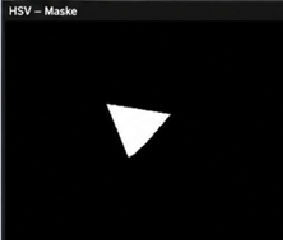
#> input picture openCV/dreieck.png, 283 x 240 px
$ python 'sw 23_02 approxPolyDP laengste Seite .py'
#> lines starting #> are read from the running program, lines starting #| are printed output that depends on the picture; after the words box and inside, x2 and y2 are one past the last pixel; in counts of white or black regions, pixels touching at a corner belong together
import cv2
import numpy as np
import matplotlib.pyplot as plt
import os

def ausgabe_konturpunkte(approx):
    print("Approximierte Konturpunkte:")
    for i, point in enumerate(approx):
        x, y = point[0]
        print(f"Punkt {i+1}: ({x}, {y})")
    # Bilder für Anzeige vorbereiten
    original_view = cv2.cvtColor(binary, cv2.COLOR_GRAY2BGR)
    contour_view = np.zeros_like(original_view)
    approx_view = np.zeros_like(original_view)

    # Originalkontur zeichnen
    cv2.drawContours(
        contour_view,
        [cnt],
        -1,
        (255, 0, 255),
        2
    )

    # Approximierte Kontur zeichnen
    cv2.drawContours(
        approx_view,
        [approx],
        -1,
        (0, 255, 0),
        2
    )

    # Anzeige mit matplotlib
    plt.figure(figsize=(12, 4))

    plt.subplot(1, 3, 1)
    plt.imshow(binary, cmap="gray")
    plt.title("Original")
    plt.axis("off")

    plt.subplot(1, 3, 2)
    plt.imshow(cv2.cvtColor(contour_view, cv2.COLOR_BGR2RGB))
    plt.title("Contour")
    plt.axis("off")

    plt.subplot(1, 3, 3)
    plt.imshow(cv2.cvtColor(approx_view, cv2.COLOR_BGR2RGB))
    plt.title("Approximated Contour")
    plt.axis("off")

    plt.tight_layout()
    plt.show()

    print("Anzahl Konturpunkte:", len(cnt))
    print("Anzahl approximierte Punkte:", len(approx))


# ---- Bild laden ----
# Python sucht das File im aktuellen Arbeitsordner,
# nicht unbedingt im Ordner des Skripts.
# ==> In den Arbeitsordner wechseln
script_dir = os.path.dirname(os.path.abspath(__file__))
os.chdir(script_dir)
img = cv2.imread("dreieck.png", cv2.IMREAD_GRAYSCALE)
#> img: shape (240, 283); min 0, max 255, mean 10.3

# Falls kein Bild vorhanden ist: Testobjekt erzeugen
if img is None:
    img = np.zeros((300, 300), dtype=np.uint8)

    pts = np.array([
        [70, 70],
        [230, 65],
        [225, 230],
        [75, 225]
    ], np.int32)

    cv2.fillPoly(img, [pts], 255)

    # etwas Unregelmäßigkeit simulieren
    noise = np.random.randint(-5, 6, pts.shape)
    pts_noisy = pts + noise

# Binärbild erzeugen
_, binary = cv2.threshold(img, 127, 255, cv2.THRESH_BINARY)
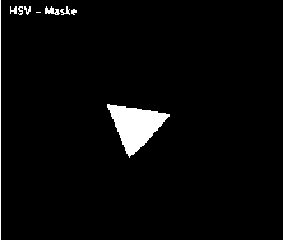
#> binary: shape (240, 283); 3.2% white; 9 white regions (1 under 20 px)

# Konturen finden
contours, _ = cv2.findContours(
    binary,
    cv2.RETR_EXTERNAL,
    cv2.CHAIN_APPROX_SIMPLE
)
#> contours = 9 contours, 6 with area under 20; largest, box (x1, y1, x2, y2) and area: (107, 104, 170, 158) 1612, (45, 6, 60, 15) 50, (60, 6, 70, 15) 20

# Größte Kontur auswählen
cnt = max(contours, key=cv2.contourArea)
#> cnt = contour of 98 points, box (x1, y1, x2, y2) (107, 104, 170, 158), area 1612

# Kontur approximieren
epsilon = 0.04 * cv2.arcLength(cnt, True)  # arcLength berechnet den Umfang.
#> epsilon = 7.96
# => die Vereinfachung ist unabhängig von der Objektgröße immer gleich stark
approx = cv2.approxPolyDP(cnt, epsilon, True)
#> approx = [[107, 104], [129, 157], [169, 116]]
ausgabe_konturpunkte(approx)
#> the loop in ausgabe_konturpunkte, `for i, point in enumerate(approx):` made 3 passes
#| Punkt 1: (107, 104)
#| Punkt 2: (129, 157)
#| Punkt 3: (169, 116)
#> in ausgabe_konturpunkte, `original_view = cv2.cvtColor(binary, cv2.COLOR_GRAY2BGR)`: original_view: shape (240, 283, 3); 3.2% white; 9 white regions (1 under 20 px), largest, box (x1, y1, x2, y2) and area: (107, 104, 170, 158) 1702, (0, 0, 1, 240) 240, (45, 6, 60, 15) 75
#> in ausgabe_konturpunkte, `cv2.drawContours( contour_view, [cnt], -1, (255, 0, 255), 2 )`:
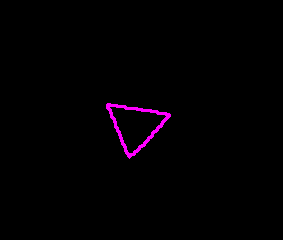
#> contour_view: shape (240, 283, 3); mean of channels 0, 1, 2 2.3, 0, 2.3; drawn as B, G, R
#> in ausgabe_konturpunkte, `plt.show()`:
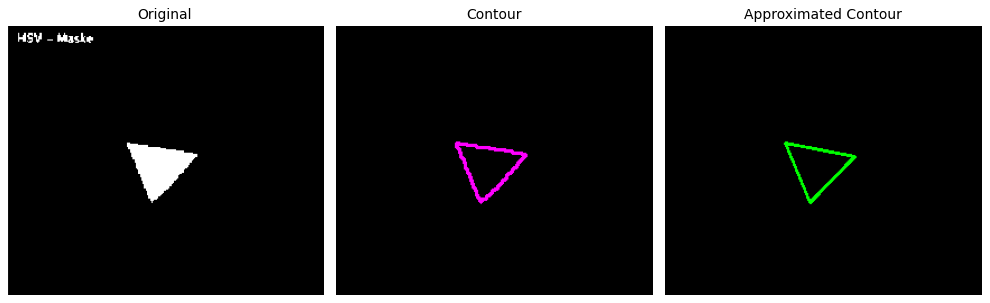
#> figure drawn by matplotlib, 3 panels
#| Anzahl Konturpunkte: 98
#| Anzahl approximierte Punkte: 3

# Nur wenn tatsächlich ein Dreieck erkannt wurde
# print(("Anzahl approximierte Punkte:", len(approx)))
if len(approx) == 3:
    #  Eckpunkte in ein (3 x 2)-Array umwandeln
    pts = approx.reshape(3, 2)
#> pts = [[107, 104], [129, 157], [169, 116]]
    max_length = 0
    longest_edge = None

    # Alle drei Seiten untersuchen
    for i in range(3):
        p1 = pts[i]
        p2 = pts[(i + 1) % 3]

        # Seitenlänge berechnen
        length = np.linalg.norm(p2 - p1)
        print(f"Seite {i+1}: {length:.1f} Pixel")

        if length > max_length:
            max_length = length
            longest_edge = (p1, p2)
#> this loop made 3 passes
#> (length, max_length, longest_edge) on passes 1, 3: (57.38, 57.38, ([107, 104], [129, 157])), (63.15, 63.15, ([169, 116], [107, 104]))
#> (p1, p2, length) on pass 2: ([129, 157], [169, 116], 57.28)
#| Seite 1: 57.4 Pixel
#| Seite 2: 57.3 Pixel
#| Seite 3: 63.2 Pixel
#> after the loop, max_length = 63.15

    print(f"Längste Seite: {max_length:.1f} Pixel")
#| Längste Seite: 63.2 Pixel

# ===============================
# Dreieck mit längster Seite darstellen
# ===============================
triangle_view = cv2.cvtColor(binary, cv2.COLOR_GRAY2BGR)

# Dreieck grün zeichnen
cv2.drawContours(
    triangle_view,
    [approx],
    -1,
    (0,255,0),
    2
)
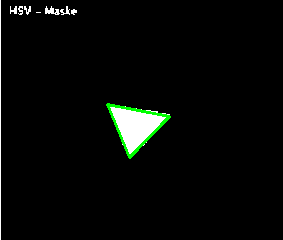
#> triangle_view: shape (240, 283, 3); mean B, G, R 6.7, 8.6, 6.7

# Eckpunkte rot markieren
for p in pts:
    cv2.circle(
        triangle_view,
        tuple(p),
        5,
        (0,0,255),
        -1
    )
#> this loop made 3 passes
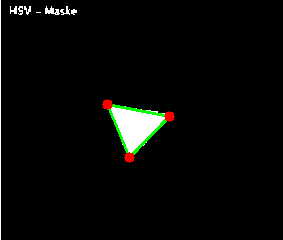
#> triangle_view: shape (240, 283, 3); 0.36% of pixels changed, all inside (x1, y1, x2, y2) = (102, 99, 175, 163)

# Längste Seite blau
p1, p2 = longest_edge

cv2.line(
    triangle_view,
    tuple(p1),
    tuple(p2),
    (255,0,0),
    3
)

# Mittelpunkt der längsten Seite
mx = int((p1[0]+p2[0])/2)
#> mx = 138
my = int((p1[1]+p2[1])/2)
#> my = 110

cv2.circle(
    triangle_view,
    (mx,my),
    5,
    (255,255,0),
    -1
)
#> triangle_view: shape (240, 283, 3); mean B, G, R 7.6, 7.6, 7

# Winkel berechnen
dx = p2[0]-p1[0]
#> dx = -62
dy = p2[1]-p1[1]
#> dy = -12

angle = np.degrees(np.arctan2(dy,dx))
#> angle = -169

cv2.putText(
    triangle_view,
    f"{angle:.1f} deg",
    (mx+10,my),
    cv2.FONT_HERSHEY_SIMPLEX,
    0.7,
    (255,255,255),
    2
)
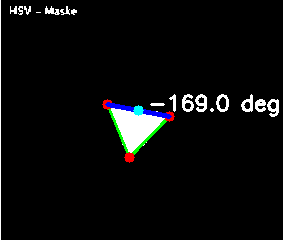
#> triangle_view: shape (240, 283, 3); mean B, G, R 10.8, 10.7, 10.1

# Ausgabe
plt.figure(figsize=(6,6))
plt.imshow(cv2.cvtColor(triangle_view,cv2.COLOR_BGR2RGB))
plt.title("Dreieck mit längster Seite")
plt.axis("off")
plt.show()
